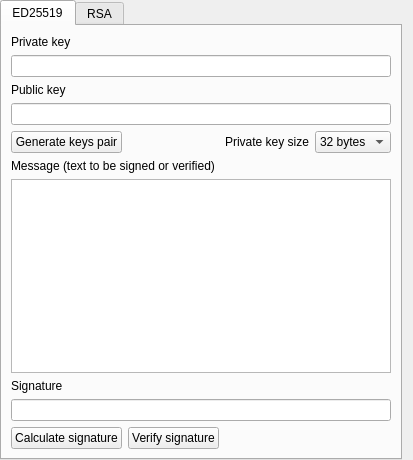
      <widget class="QWidget" name="tab_Signature">
       <attribute name="title">
        <string>Signature</string>
       </attribute>
       <layout class="QGridLayout" name="gridLayout_2">
        <property name="leftMargin">
         <number>0</number>
        </property>
        <property name="topMargin">
         <number>0</number>
        </property>
        <property name="bottomMargin">
         <number>0</number>
        </property>
        <item row="0" column="0">
         <widget class="QTabWidget" name="tabWidget_Signature">
          <property name="currentIndex">
           <number>0</number>
          </property>
          <widget class="QWidget" name="tabName_ED25519">
           <attribute name="title">
            <string>ED25519</string>
           </attribute>
           <layout class="QGridLayout" name="gridLayout_3">
            <item row="0" column="0">
             <widget class="QLabel" name="ed25519_label_PrivateKey">
              <property name="text">
               <string notr="true">Private key</string>
              </property>
             </widget>
            </item>
            <item row="1" column="0" colspan="4">
             <widget class="QLineEdit" name="ed25529_textEdit_privateKey">
              <property name="font">
               <font>
                <family>Consolas</family>
               </font>
              </property>
             </widget>
            </item>
            <item row="2" column="0">
             <widget class="QLabel" name="ed25519_label_PublicKey">
              <property name="text">
               <string>Public key</string>
              </property>
             </widget>
            </item>
            <item row="3" column="0" colspan="4">
             <widget class="QLineEdit" name="ed25529_textEdit_publicKey">
              <property name="font">
               <font>
                <family>Consolas</family>
               </font>
              </property>
             </widget>
            </item>
            <item row="4" column="0">
             <widget class="QPushButton" name="ed25519_pushButton_GenerateKeysPair">
              <property name="text">
               <string>Generate keys pair</string>
              </property>
             </widget>
            </item>
            <item row="4" column="2">
             <widget class="QLabel" name="label">
              <property name="text">
               <string>Private key size</string>
              </property>
              <property name="alignment">
               <set>Qt::AlignRight|Qt::AlignTrailing|Qt::AlignVCenter</set>
              </property>
             </widget>
            </item>
            <item row="4" column="3">
             <widget class="QComboBox" name="comboBox">
              <item>
               <property name="text">
                <string>32 bytes</string>
               </property>
              </item>
             </widget>
            </item>
            <item row="5" column="0" colspan="2">
             <widget class="QLabel" name="label_3">
              <property name="text">
               <string>Message (text to be signed or verified)</string>
              </property>
             </widget>
            </item>
            <item row="6" column="0" colspan="4">
             <widget class="QTextEdit" name="ed25529_textEdit_Message">
              <property name="font">
               <font>
                <family>Consolas</family>
               </font>
              </property>
             </widget>
            </item>
            <item row="7" column="0">
             <widget class="QLabel" name="label_4">
              <property name="text">
               <string>Signature</string>
              </property>
             </widget>
            </item>
            <item row="8" column="0" colspan="4">
             <widget class="QLineEdit" name="ed25529_textEdit_Signature">
              <property name="enabled">
               <bool>true</bool>
              </property>
              <property name="font">
               <font>
                <family>Consolas</family>
               </font>
              </property>
             </widget>
            </item>
            <item row="9" column="0">
             <widget class="QPushButton" name="ed25519_pushButton_CalculateSignature">
              <property name="text">
               <string>Calculate signature</string>
              </property>
             </widget>
            </item>
            <item row="9" column="1">
             <widget class="QPushButton" name="ed25519_pushButton_VerifySignature">
              <property name="text">
               <string>Verify signature</string>
              </property>
             </widget>
            </item>
           </layout>
          </widget>
          <widget class="QWidget" name="tabName_Signature_RSA">
           <attribute name="title">
            <string>RSA</string>
           </attribute>
          </widget>
         </widget>
        </item>
       </layout>
      </widget>
